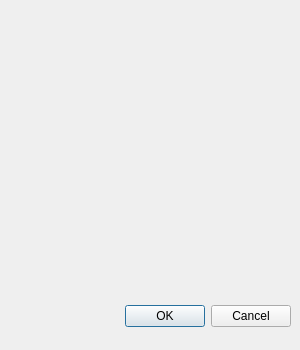
<?xml version="1.0" encoding="UTF-8"?>
<ui version="4.0">
 <class>CNewImageDialog</class>
 <widget class="QDialog" name="CNewImageDialog">
  <property name="geometry">
   <rect>
    <x>0</x>
    <y>0</y>
    <width>300</width>
    <height>350</height>
   </rect>
  </property>
  <property name="sizePolicy">
   <sizepolicy hsizetype="Fixed" vsizetype="Fixed">
    <horstretch>0</horstretch>
    <verstretch>0</verstretch>
   </sizepolicy>
  </property>
  <property name="minimumSize">
   <size>
    <width>300</width>
    <height>350</height>
   </size>
  </property>
  <property name="maximumSize">
   <size>
    <width>300</width>
    <height>350</height>
   </size>
  </property>
  <property name="windowTitle">
   <string>New Image</string>
  </property>
  <property name="modal">
   <bool>true</bool>
  </property>
  <widget class="QDialogButtonBox" name="buttonBox">
   <property name="geometry">
    <rect>
     <x>30</x>
     <y>300</y>
     <width>261</width>
     <height>32</height>
    </rect>
   </property>
   <property name="orientation">
    <enum>Qt::Orientation::Horizontal</enum>
   </property>
   <property name="standardButtons">
    <set>QDialogButtonBox::StandardButton::Cancel|QDialogButtonBox::StandardButton::Ok</set>
   </property>
  </widget>
  <widget class="QWidget" name="verticalLayoutWidget">
   <property name="geometry">
    <rect>
     <x>10</x>
     <y>10</y>
     <width>281</width>
     <height>281</height>
    </rect>
   </property>
   <layout class="QVBoxLayout" name="verticalLayout"/>
  </widget>
 </widget>
 <resources/>
 <connections>
  <connection>
   <sender>buttonBox</sender>
   <signal>accepted()</signal>
   <receiver>CNewImageDialog</receiver>
   <slot>accept()</slot>
   <hints>
    <hint type="sourcelabel">
     <x>248</x>
     <y>254</y>
    </hint>
    <hint type="destinationlabel">
     <x>157</x>
     <y>274</y>
    </hint>
   </hints>
  </connection>
  <connection>
   <sender>buttonBox</sender>
   <signal>rejected()</signal>
   <receiver>CNewImageDialog</receiver>
   <slot>reject()</slot>
   <hints>
    <hint type="sourcelabel">
     <x>316</x>
     <y>260</y>
    </hint>
    <hint type="destinationlabel">
     <x>286</x>
     <y>274</y>
    </hint>
   </hints>
  </connection>
 </connections>
</ui>
